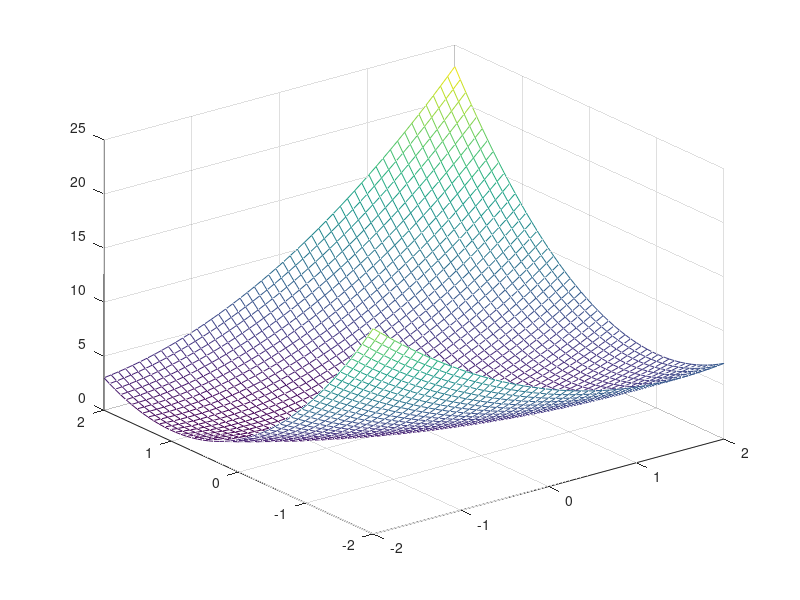
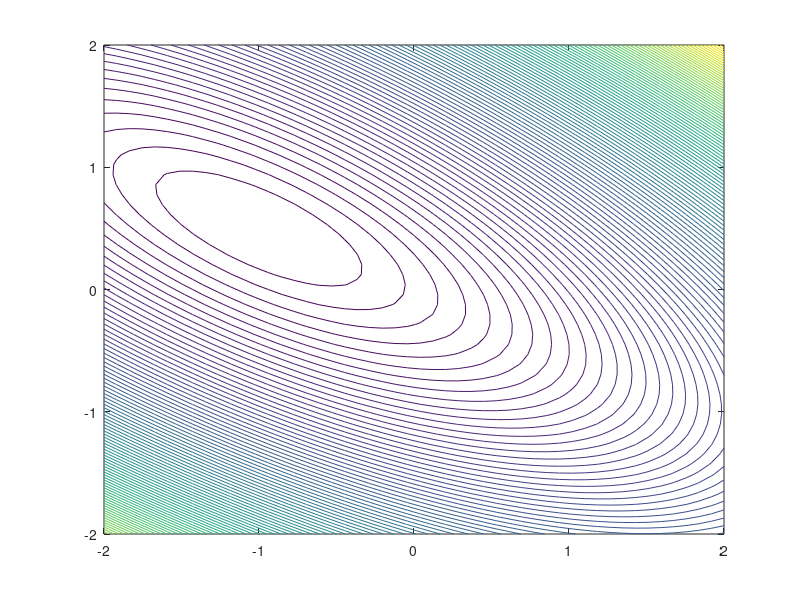

Recreate these plots in MATLAB, in order.
x1=linspace(-2,2,50);
x2=linspace(-2,2,50);

[x1NEW,x2NEW]=meshgrid(x1,x2);
z=x1NEW.^2+2*x2NEW.^2+2*x1NEW.*x2NEW+x1NEW+1;

figure(1);
mesh(x1NEW,x2NEW,z);
figure(2);
contour(x1NEW,x2NEW,z,100);